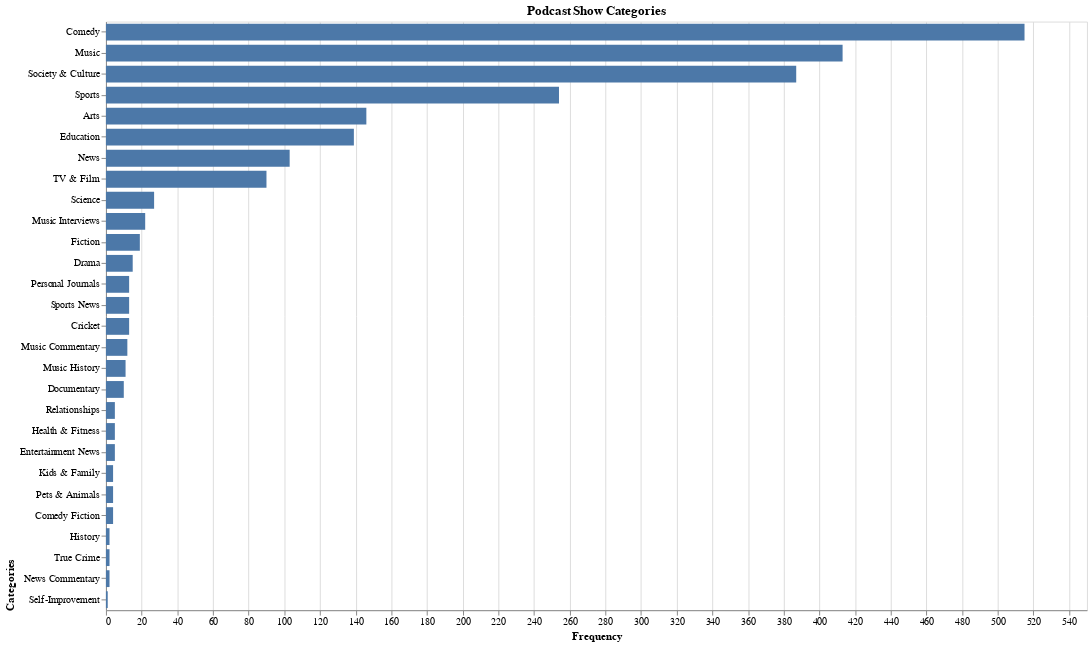

The notebook cell saved with this chart:
### Code cell
# bar chart

bar_chart3 = alt.Chart(cat_df).mark_bar().encode(
    x=alt.X('Frequency:Q'),  # Quantitative scale for the y-axis
    y=alt.Y('Categories:N').sort('-x')
).configure_scale(
    bandPaddingInner=0.2,
).properties(
    width=1000,
    height=600,
    title='Podcast Show Categories'
).configure_axisY(
    titleAlign='left',  # Align the title to the left
    titleAnchor='end',  # Set the title anchor to the end
    labelAlign='right',  # Align the labels to the right
)

#bar_chart2 = bar_chart2.properties(width=300, height=500)
bar_chart3.save('publisher_categories_bar_chart.json')
bar_chart3

### Figure 1 — Vega-Lite specification as saved in the notebook (floating-point values rounded to 4 significant figures)
{"config": {"view": {"continuousWidth": 300, "continuousHeight": 300}, "axisY": {"labelAlign": "right", "titleAlign": "left", "titleAnchor": "end"}, "scale": {"bandPaddingInner": 0.2}}, "data": {"name": "data-746592c541998e98c0b54b894d4ee8cc"}, "mark": {"type": "bar"}, "encoding": {"x": {"field": "Frequency", "type": "quantitative"}, "y": {"field": "Categories", "sort": "-x", "type": "nominal"}}, "height": 600, "title": "Podcast Show Categories", "width": 1000, "$schema": "https://vega.github.io/schema/vega-lite/v5.15.1.json", "datasets": {"data-746592c541998e98c0b54b894d4ee8cc": [{"Categories": "Comedy", "Frequency": 515}, {"Categories": "Music", "Frequency": 413}, {"Categories": "Society & Culture", "Frequency": 387}, {"Categories": "Sports", "Frequency": 254}, {"Categories": "Arts", "Frequency": 146}, {"Categories": "Education", "Frequency": 139}, {"Categories": "News", "Frequency": 103}, {"Categories": "TV & Film", "Frequency": 90}, {"Categories": "Science", "Frequency": 27}, {"Categories": "Music Interviews", "Frequency": 22}, {"Categories": "Fiction", "Frequency": 19}, {"Categories": "Drama", "Frequency": 15}, {"Categories": "Personal Journals", "Frequency": 13}, {"Categories": "Sports News", "Frequency": 13}, {"Categories": "Cricket", "Frequency": 13}, {"Categories": "Music Commentary", "Frequency": 12}, {"Categories": "Music History", "Frequency": 11}, {"Categories": "Documentary", "Frequency": 10}, {"Categories": "Relationships", "Frequency": 5}, {"Categories": "Health & Fitness", "Frequency": 5}, {"Categories": "Entertainment News", "Frequency": 5}, {"Categories": "Kids & Family", "Frequency": 4}, {"Categories": "Pets & Animals", "Frequency": 4}, {"Categories": "Comedy Fiction", "Frequency": 4}, {"Categories": "History", "Frequency": 2}, {"Categories": "True Crime", "Frequency": 2}, {"Categories": "News Commentary", "Frequency": 2}, {"Categories": "Self-Improvement", "Frequency": 1}]}}
